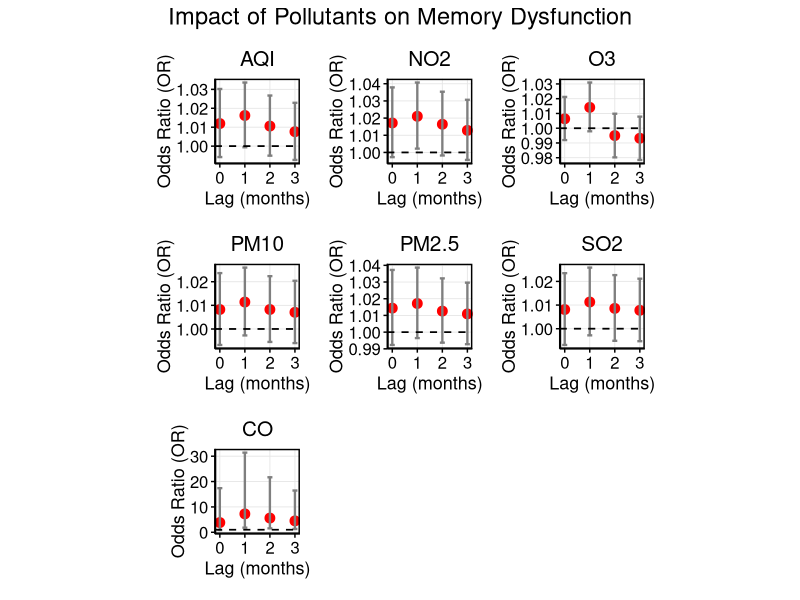
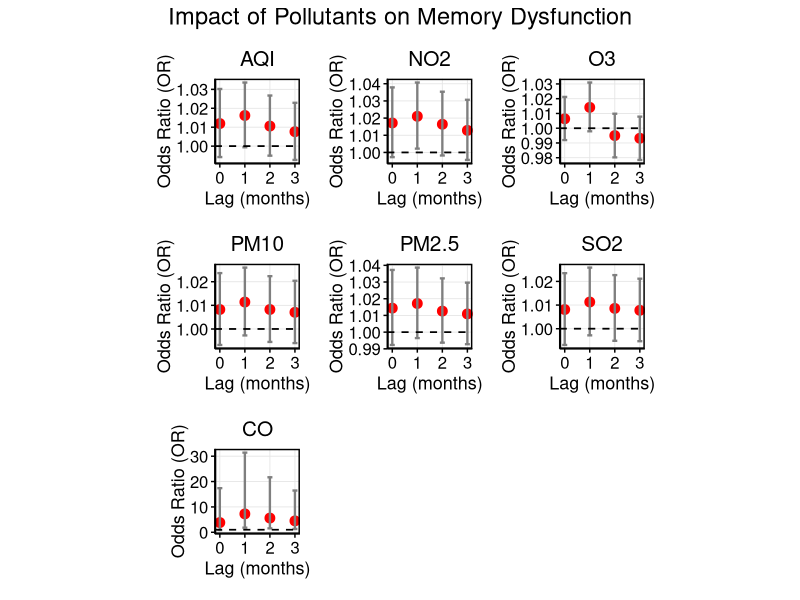

Write the R code that produced these figures, in order.
setwd("/Users/shij/Documents/GitHub/NMDA_data_analysis/")
my.dat<-readxl::read_xlsx("NMDA_with_population_sex_ratio_age_portion.xlsx")
setwd("/Users/shij/Documents/GitHub/NMDA_data_analysis/251211/")

# ============================
# 1. Load Required Packages
# ============================
library(ggplot2)
library(dplyr)
library(tidyr)
library(broom)
library(patchwork)   # For combining plots
library(writexl)     # For exporting table

# ============================
# 2. Simplify Outcome Variable Name & Convert to Factor
# ============================
# Rename column for simplicity
names(my.dat)[names(my.dat) == "Memory dysfunction"] <- "MemoryDys"

# Check current class
class(my.dat$MemoryDys)
table(my.dat$MemoryDys)  # Should show 0 and 1

# Convert to factor (binary logistic regression expects factor or 0/1)
my.dat$MemoryDys <- factor(my.dat$MemoryDys, levels = c(0, 1), ordered = FALSE)

# Verify
str(my.dat$MemoryDys)

# ============================
# 3. Define Pollutants and Lags
# ============================
pollutants <- c("AQI", "NO2", "O3", "CO", "PM10", "PM2.5", "SO2")  # CO is 4th
lags <- c("M0", "M1", "M2", "M3")

# Create column name patterns
pollutant_cols <- sapply(pollutants, function(p) {
  paste0(p, "_", lags)
}, simplify = FALSE)

# ============================
# 4. Fit Binary Logistic Regression for Each Pollutant-Lag
# ============================
results_list <- list()

for (pollutant in pollutants) {
  lag_cols <- pollutant_cols[[pollutant]]
  for (lag_col in lag_cols) {
    # Check if column has variation and not all NA
    data_col <- my.dat[[lag_col]]
    if (all(is.na(data_col)) || length(unique(data_col[!is.na(data_col)])) <= 1) {
      message("Skipping ", lag_col, " — no variation or all NA")
      next
    }
    
    # Fit binary logistic regression
    model <- glm(MemoryDys ~ ., data = my.dat[, c("MemoryDys", lag_col)], 
                 family = binomial, na.action = na.omit)
    
    # Extract summary
    model_summary <- tidy(model, conf.int = TRUE, exponentiate = TRUE) %>%
      filter(term == lag_col) %>%
      mutate(Pollutant = pollutant,
             Lag = gsub(".*_", "", lag_col),
             Lag_Num = as.numeric(gsub("M", "", lag_col)))
    
    results_list <- append(results_list, list(model_summary))
  }
}

# Combine all results
results_df <- bind_rows(results_list)

# ============================
# 5. Clean and Format Results
# ============================
results_df <- results_df %>%
  mutate(
    Lag = trimws(toupper(Lag)),
    Lag.Num = as.numeric(gsub("^M(\\d+)$", "\\1", Lag))
  ) %>%
  filter(!is.na(Lag.Num))

# ============================
# 6. Create 7 Individual Plots (One per Pollutant) — NO TEXT LABELS
# ============================
# Get pollutants in desired order
pollutants_plot <- c("AQI", "NO2", "O3", "CO", "PM10", "PM2.5", "SO2")

# Create list of individual plots
plot_list <- lapply(pollutants_plot, function(poll) {
  df_sub <- results_df %>% filter(Pollutant == poll)
  
  p <- ggplot(df_sub, aes(x = Lag.Num, y = estimate, ymin = conf.low, ymax = conf.high)) +
    geom_point(color = "red", size = 3) +
    geom_errorbar(width = 0.2, color = "gray50", size = 0.8) +
    geom_hline(yintercept = 1, linetype = "dashed", color = "black", size = 0.6) +
    labs(
      x = "Lag (months)",
      y = "Odds Ratio (OR)",
      title = poll
    ) +
    theme_minimal() +
    theme(
      panel.border = element_rect(color = "black", fill = NA, size = 1),
      panel.background = element_blank(),
      panel.grid.major = element_line(color = "gray90", size = 0.3),
      panel.grid.minor = element_blank(),
      axis.line = element_line(color = "black", size = 0.5),
      axis.ticks = element_line(color = "black", size = 0.5),
      axis.text = element_text(size = 12, color = "black"),
      axis.title = element_text(size = 13, color = "black"),
      plot.title = element_text(hjust = 0.5, size = 15, color = "black"),
      plot.margin = margin(10, 10, 10, 10),
      axis.title.y = element_text(angle = 90, vjust = 0.5),
      aspect.ratio = 1  # ← Forces square panels
    ) +
    # ✅ No text labels — remove all geom_text
    # ✅ Tight x-axis: no extra padding
    scale_x_continuous(
      breaks = c(0, 1, 2, 3), 
      labels = c("0", "1", "2", "3"),
      expand = expansion(add = c(0.1, 0.1))  # ← Tight padding
    )
  
  return(p)
})

# ============================
# 7. Combine All 7 Plots in a Single Row — CO LAST
# ============================
p_combined <- plot_list[[1]] + plot_list[[2]] + plot_list[[3]] + plot_list[[5]] + 
  plot_list[[6]] + plot_list[[7]] + plot_list[[4]] +
  plot_annotation(title = "Impact of Pollutants on Memory Dysfunction",
                  theme = theme(plot.title = element_text(hjust = 0.5, size = 17, color = "black")))

# Display plot
print(p_combined)

# Optional: Save as PNG with width=12, height=15
ggsave("NMDAR_MemoryDysfunction.png", p_combined, width = 12, height = 15, dpi = 300, units = "in")

# ============================
# 8. Create Clean Results Table (Include CO, OR, 95% CI, p-value)
# ============================

# Create clean table
table_df <- results_df %>%
  select(Pollutant, Lag, estimate, conf.low, conf.high, p.value) %>%
  mutate(
    `Odds Ratio (OR)` = round(estimate, 4),
    `95% CI` = paste0(round(conf.low, 4), " – ", round(conf.high, 4)),
    `p-value` = ifelse(p.value < 0.001, 
                       format(p.value, scientific = TRUE, digits = 2),
                       round(p.value, 4)),
    `Pollutant & Lag` = paste(Pollutant, Lag, sep = "_")
  ) %>%
  arrange(Pollutant, Lag) %>%
  select(`Pollutant & Lag`, `Odds Ratio (OR)`, `95% CI`, `p-value`)

# Export to Excel file (simplified name)
write_xlsx(table_df, "NMDAR_MemoryDysfunction.xlsx")
